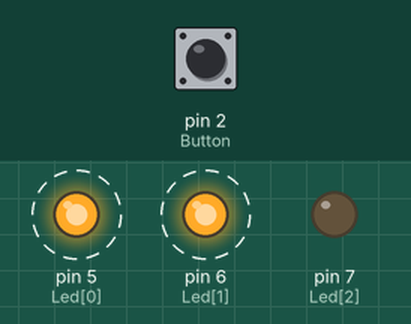
Recording of a sketch running on a simulated Arduino Uno, built with avr-gcc and run on an emulated ATmega328P. On the bench: output pins drawn as LEDs (lit = HIGH). Dashed ring = blinking. The inputs (shaded band) are chosen by the test bench; at power-on: pin 2 (Button) HIGH.

Above: at 1.2 s.
1.3 s: pin 2 (Button) pulled LOW for 0.15 s
At 3.25 s:
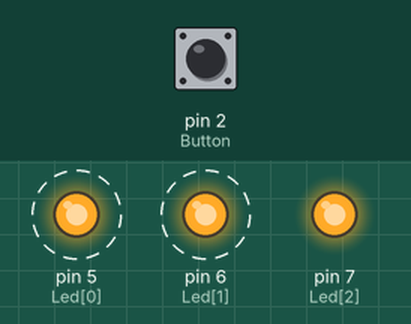
4.3 s: pin 2 (Button) pulled LOW for 1 s
At 5.9 s:
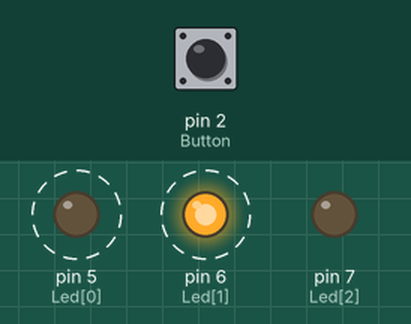
8.3 s: pin 2 (Button) pulled LOW for 3.2 s
At 11.9 s:
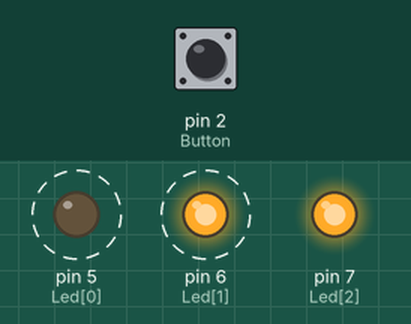
Timing chart, 0 to 19.0 s (numbered marks = the images above; inputs shaded):
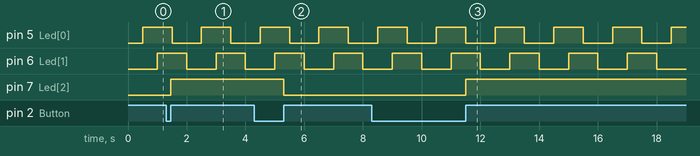

The sketch:

lab-1-3-ex-1.ino
```cpp
#include <MsTimer2.h>
int Button = 2; // Arduino Button PIN 정의(인터럽트 0번 사용)
int Led [3] = {5, 6, 7}; // Arduino LED PIN 정의
// Timer function
void LedControl() {
  static int counter = 0; // ISR에서 사용할 배열 인덱스
  static byte output = HIGH; // LED(1, 9) ON/OFF
  // LED(1, 9) ON/OFF 수행
  digitalWrite(Led[counter++], output);
  if (counter > 1) {
    counter = 0; // 배열 인덱스 초기화
    output = ! output; // 현재와 반대 상태로 전환
  }
}
// ISR
void ButtonLedControl() {
  static byte output = HIGH; // LED(16) ON/OFF를 결정할 변수
  digitalWrite(Led[2], output); // LED(16) ON/OFF 수행
  output = ! output; // 현재와 반대 상태로 전환
}
void setup() {
  int i;
  // Button PIN을 입력으로 설정
  pinMode(Button, INPUT_PULLUP);
  // LED PIN을 출력으로 설정
  for (i = 0; i < 3; i++)
    pinMode(Led[i], OUTPUT);
  // 인터럽트 설정
  attachInterrupt(0, ButtonLedControl, RISING);
  // Timer 설정
  MsTimer2::set(500, LedControl);
  // Timer 시작
  MsTimer2::start();
}
void loop() {
}
```

Measured:
- after the input at 1.3 s, pin 7 (Led[2]): LOW → HIGH after 0.15 s
- after the input at 4.3 s, pin 7 (Led[2]): HIGH → LOW after 1.0 s
- after the input at 8.3 s, pin 7 (Led[2]): LOW → HIGH after 3.2 s
- by itself, pin 5 (Led[0]), pin 6 (Led[1]): alternates HIGH for 1.0 s and LOW for 1.0 s
